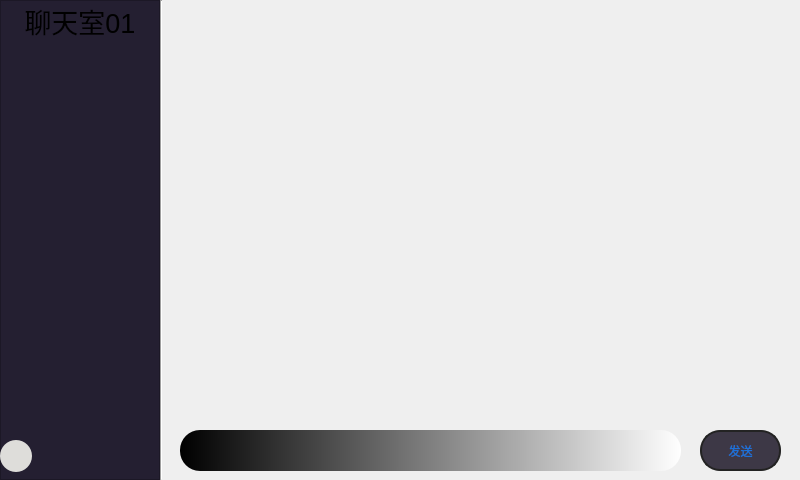
<?xml version="1.0" encoding="UTF-8"?>
<ui version="4.0">
 <class>MainWidget</class>
 <widget class="QWidget" name="MainWidget">
  <property name="geometry">
   <rect>
    <x>0</x>
    <y>0</y>
    <width>800</width>
    <height>480</height>
   </rect>
  </property>
  <property name="windowTitle">
   <string>SimpleChat</string>
  </property>
  <property name="windowIcon">
   <iconset resource="resource.qrc">
    <normaloff>:/window_icon/chat.png</normaloff>:/window_icon/chat.png</iconset>
  </property>
  <widget class="QLabel" name="Background">
   <property name="geometry">
    <rect>
     <x>160</x>
     <y>0</y>
     <width>640</width>
     <height>480</height>
    </rect>
   </property>
   <property name="styleSheet">
    <string notr="true">background-image: url(:/background/2.png);</string>
   </property>
   <property name="text">
    <string/>
   </property>
  </widget>
  <widget class="Line" name="line">
   <property name="geometry">
    <rect>
     <x>160</x>
     <y>0</y>
     <width>3</width>
     <height>480</height>
    </rect>
   </property>
   <property name="orientation">
    <enum>Qt::Vertical</enum>
   </property>
  </widget>
  <widget class="QListWidget" name="ChatRoom">
   <property name="geometry">
    <rect>
     <x>0</x>
     <y>0</y>
     <width>160</width>
     <height>480</height>
    </rect>
   </property>
   <property name="styleSheet">
    <string notr="true">background-color: rgb(36, 31, 49);</string>
   </property>
   <item>
    <property name="text">
     <string>聊天室01</string>
    </property>
    <property name="font">
     <font>
      <pointsize>20</pointsize>
      <weight>50</weight>
      <bold>false</bold>
      <underline>false</underline>
      <kerning>true</kerning>
     </font>
    </property>
    <property name="textAlignment">
     <set>AlignHCenter|AlignTop</set>
    </property>
    <property name="background">
     <brush brushstyle="NoBrush">
      <color alpha="255">
       <red>36</red>
       <green>31</green>
       <blue>49</blue>
      </color>
     </brush>
    </property>
    <property name="foreground">
     <brush brushstyle="NoBrush">
      <color alpha="255">
       <red>246</red>
       <green>245</green>
       <blue>244</blue>
      </color>
     </brush>
    </property>
    <property name="icon">
     <iconset resource="resource.qrc">
      <normaloff>:/list_item_icons/chatting.png</normaloff>:/list_item_icons/chatting.png</iconset>
    </property>
   </item>
  </widget>
  <widget class="QTextEdit" name="InputBox">
   <property name="enabled">
    <bool>true</bool>
   </property>
   <property name="geometry">
    <rect>
     <x>180</x>
     <y>430</y>
     <width>501</width>
     <height>41</height>
    </rect>
   </property>
   <property name="autoFillBackground">
    <bool>false</bool>
   </property>
   <property name="styleSheet">
    <string notr="true">background-color: rgb(36, 31, 49);
background-color: qlineargradient(spread:pad, x1:0, y1:0, x2:1, y2:0, stop:0 rgba(0, 0, 0, 255), stop:1 rgba(255, 255, 255, 255));
border-radius:20px;
font: 14pt &quot;Ubuntu&quot;;
color:rgb(255, 255, 255)</string>
   </property>
   <property name="verticalScrollBarPolicy">
    <enum>Qt::ScrollBarAlwaysOff</enum>
   </property>
   <property name="html">
    <string>&lt;!DOCTYPE HTML PUBLIC &quot;-//W3C//DTD HTML 4.0//EN&quot; &quot;http://www.w3.org/TR/REC-html40/strict.dtd&quot;&gt;
&lt;html&gt;&lt;head&gt;&lt;meta name=&quot;qrichtext&quot; content=&quot;1&quot; /&gt;&lt;style type=&quot;text/css&quot;&gt;
p, li { white-space: pre-wrap; }
&lt;/style&gt;&lt;/head&gt;&lt;body style=&quot; font-family:'Ubuntu'; font-size:14pt; font-weight:400; font-style:normal;&quot;&gt;
&lt;p style=&quot;-qt-paragraph-type:empty; margin-top:0px; margin-bottom:0px; margin-left:0px; margin-right:0px; -qt-block-indent:0; text-indent:0px;&quot;&gt;&lt;br /&gt;&lt;/p&gt;&lt;/body&gt;&lt;/html&gt;</string>
   </property>
  </widget>
  <widget class="QPushButton" name="SendButton">
   <property name="geometry">
    <rect>
     <x>700</x>
     <y>430</y>
     <width>81</width>
     <height>41</height>
    </rect>
   </property>
   <property name="cursor">
    <cursorShape>ArrowCursor</cursorShape>
   </property>
   <property name="mouseTracking">
    <bool>false</bool>
   </property>
   <property name="styleSheet">
    <string notr="true">background-color: rgb(61, 56, 70);
border:2px solid rgb(35,35,35);
border-radius: 20px;
color:rgb(28, 113, 216)
</string>
   </property>
   <property name="text">
    <string>发送</string>
   </property>
  </widget>
  <widget class="QLabel" name="ChatArea">
   <property name="geometry">
    <rect>
     <x>160</x>
     <y>0</y>
     <width>640</width>
     <height>420</height>
    </rect>
   </property>
   <property name="text">
    <string/>
   </property>
  </widget>
  <widget class="QPushButton" name="SettingButton">
   <property name="geometry">
    <rect>
     <x>0</x>
     <y>440</y>
     <width>32</width>
     <height>32</height>
    </rect>
   </property>
   <property name="styleSheet">
    <string notr="true">border-radius:16px;
background-color: rgb(222, 221, 218);</string>
   </property>
   <property name="text">
    <string/>
   </property>
   <property name="icon">
    <iconset resource="resource.qrc">
     <normaloff>:/button_icons/setting.png</normaloff>:/button_icons/setting.png</iconset>
   </property>
   <property name="iconSize">
    <size>
     <width>32</width>
     <height>32</height>
    </size>
   </property>
  </widget>
 </widget>
 <resources>
  <include location="resource.qrc"/>
 </resources>
 <connections/>
</ui>
